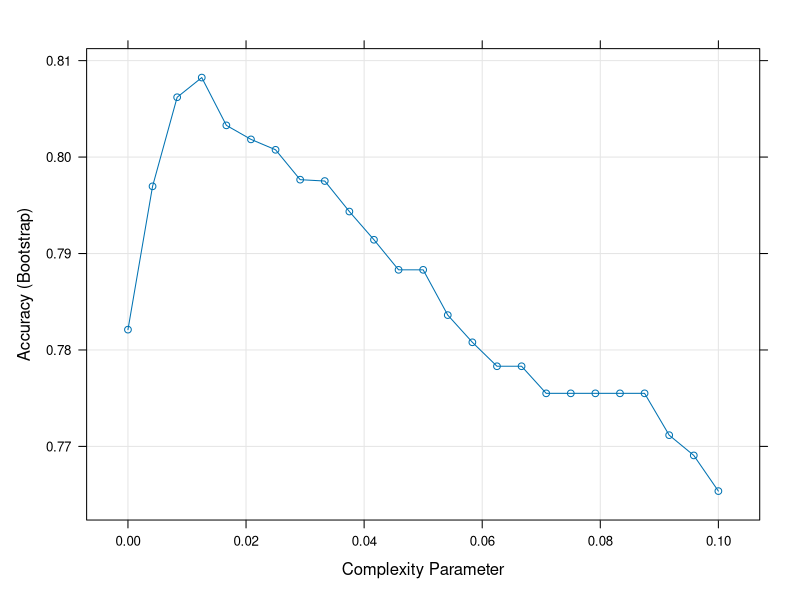

Write R code to recreate this figure.
library(dslabs)
library(caret)
library(tidyverse)

# Fit a classification tree and plot it
train_rpart <- train(y ~ .,
                     method = "rpart",
                     tuneGrid = data.frame(cp = seq(0.0, 0.1, len = 25)),
                     data = mnist_27$train)
plot(train_rpart)

# Compute accuracy
confusionMatrix(predict(train_rpart, mnist_27$test), mnist_27$test$y)$overall["Accuracy"]
